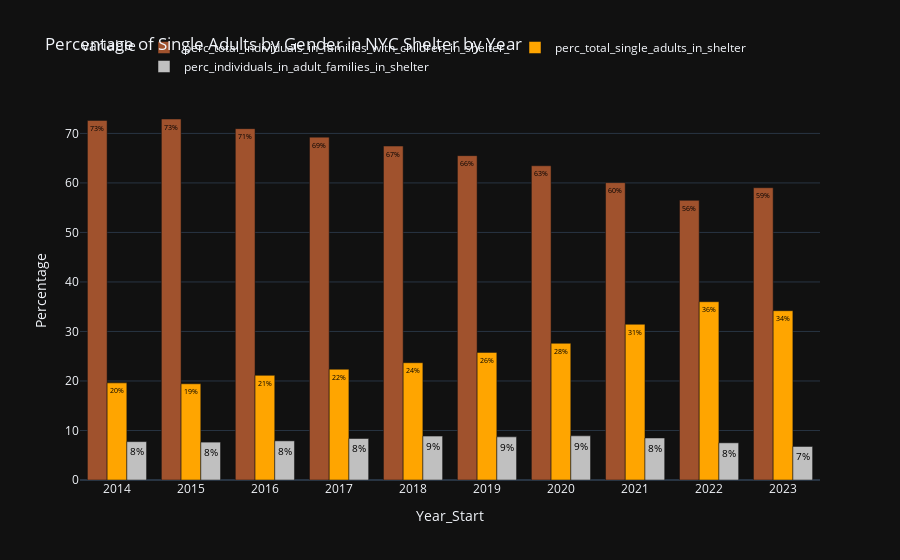

Notebook source saved alongside this figure:
### Code cell
# Set the template to 'plotly_dark'
pio.templates.default = "plotly_dark"

# Create the bar chart
fig = px.bar(filtered_data, x='date_of_census', y=['perc_total_individuals_in_families_with_children_in_shelter_','perc_total_single_adults_in_shelter','perc_individuals_in_adult_families_in_shelter'],
             color_discrete_sequence=['sienna', 'orange','silver'],
             labels={'date_of_census': 'Year_Start', 'value': 'Percentage'},
             title='Percentage of Single Adults by Gender in NYC Shelter by Year',
             
             )

# Customize the layout if needed
fig.update_layout(barmode='group', xaxis_tickangle=0,
                  legend=dict(orientation='h', yanchor='bottom', y=1.05, xanchor='left', x=0))

# Add data labels
texts = [filtered_data['perc_total_individuals_in_families_with_children_in_shelter_'].apply(lambda x: f'{round(x)}%'),
         filtered_data['perc_total_single_adults_in_shelter'].apply(lambda x: f'{round(x)}%'),
         filtered_data['perc_individuals_in_adult_families_in_shelter'].apply(lambda x: f'{round(x)}%'),
         ]
for i, t in enumerate(texts):
    fig.data[i].text = t
fig.update_traces(textposition='inside', textfont=dict(color='black', size=10), textangle=0)

# Display the plot
fig.show()

### Figure 1 — Plotly figure (JSON) as saved in the notebook; plotly's stock layout.template omitted (floating-point values rounded to 4 significant figures)
{"data": [{"alignmentgroup": "True", "hovertemplate": "variable=perc_total_individuals_in_families_with_children_in_shelter_<br>Year_Start=%{x}<br>Percentage=%{y}<extra></extra>", "legendgroup": "perc_total_individuals_in_families_with_children_in_shelter_", "marker": {"color": "sienna", "pattern": {"shape": ""}}, "name": "perc_total_individuals_in_families_with_children_in_shelter_", "offsetgroup": "perc_total_individuals_in_families_with_children_in_shelter_", "orientation": "v", "showlegend": true, "text": ["73%", "73%", "71%", "69%", "67%", "66%", "63%", "60%", "56%", "59%"], "textangle": 0, "textfont": {"color": "black", "size": 10}, "textposition": "inside", "type": "bar", "x": ["2013-12-31T00:00:00", "2014-12-31T00:00:00", "2015-12-31T00:00:00", "2016-12-31T00:00:00", "2017-12-31T00:00:00", "2018-12-31T00:00:00", "2019-12-31T00:00:00", "2020-12-31T00:00:00", "2021-12-31T00:00:00", "2022-12-31T00:00:00"], "xaxis": "x", "y": [72.63, 72.91, 70.96, 69.25, 67.45, 65.51, 63.47, 60.06, 56.48, 59.03], "yaxis": "y"}, {"alignmentgroup": "True", "hovertemplate": "variable=perc_total_single_adults_in_shelter<br>Year_Start=%{x}<br>Percentage=%{y}<extra></extra>", "legendgroup": "perc_total_single_adults_in_shelter", "marker": {"color": "orange", "pattern": {"shape": ""}}, "name": "perc_total_single_adults_in_shelter", "offsetgroup": "perc_total_single_adults_in_shelter", "orientation": "v", "showlegend": true, "text": ["20%", "19%", "21%", "22%", "24%", "26%", "28%", "31%", "36%", "34%"], "textangle": 0, "textfont": {"color": "black", "size": 10}, "textposition": "inside", "type": "bar", "x": ["2013-12-31T00:00:00", "2014-12-31T00:00:00", "2015-12-31T00:00:00", "2016-12-31T00:00:00", "2017-12-31T00:00:00", "2018-12-31T00:00:00", "2019-12-31T00:00:00", "2020-12-31T00:00:00", "2021-12-31T00:00:00", "2022-12-31T00:00:00"], "xaxis": "x", "y": [19.62, 19.44, 21.13, 22.37, 23.69, 25.78, 27.61, 31.45, 36.01, 34.2], "yaxis": "y"}, {"alignmentgroup": "True", "hovertemplate": "variable=perc_individuals_in_adult_families_in_shelter<br>Year_Start=%{x}<br>Percentage=%{y}<extra></extra>", "legendgroup": "perc_individuals_in_adult_families_in_shelter", "marker": {"color": "silver", "pattern": {"shape": ""}}, "name": "perc_individuals_in_adult_families_in_shelter", "offsetgroup": "perc_individuals_in_adult_families_in_shelter", "orientation": "v", "showlegend": true, "text": ["8%", "8%", "8%", "8%", "9%", "9%", "9%", "8%", "8%", "7%"], "textangle": 0, "textfont": {"color": "black", "size": 10}, "textposition": "inside", "type": "bar", "x": ["2013-12-31T00:00:00", "2014-12-31T00:00:00", "2015-12-31T00:00:00", "2016-12-31T00:00:00", "2017-12-31T00:00:00", "2018-12-31T00:00:00", "2019-12-31T00:00:00", "2020-12-31T00:00:00", "2021-12-31T00:00:00", "2022-12-31T00:00:00"], "xaxis": "x", "y": [7.748, 7.651, 7.902, 8.378, 8.865, 8.715, 8.919, 8.487, 7.506, 6.771], "yaxis": "y"}], "layout": {"barmode": "group", "legend": {"orientation": "h", "title": {"text": "variable"}, "tracegroupgap": 0, "x": 0, "xanchor": "left", "y": 1.05, "yanchor": "bottom"}, "title": {"text": "Percentage of Single Adults by Gender in NYC Shelter by Year"}, "xaxis": {"anchor": "y", "domain": [0, 1], "tickangle": 0, "title": {"text": "Year_Start"}}, "yaxis": {"anchor": "x", "domain": [0, 1], "title": {"text": "Percentage"}}}}
